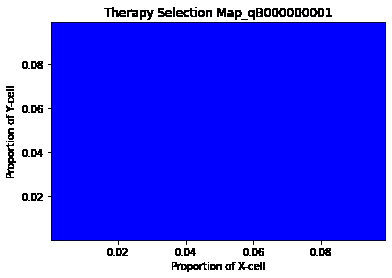
%> input picture 6_ParaTherapy/FigCalcu/qB000000001.png, 392 x 278 px
$ octave qB000000001.m   (GNU Octave 9; MATLAB toolbox functions it lacks are replaced by stand-ins)
%> lines starting %> are read from the running program, lines starting %| are printed output that depends on the picture
clear,clc
a=imread(['qB000000001.png']); % input fig
%> a is the input picture: size 278x392x3 uint8; mean R, G, B 76.7, 76.7, 246.3
a=double(a);
%> a: size 278x392x3 double
R=a(:,:,1);
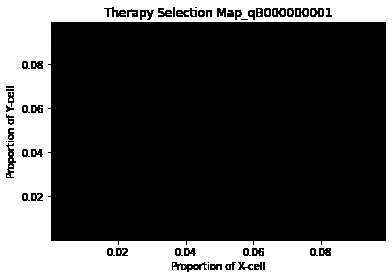
%> R: size 278x392 double; min 0, max 255, mean 76.7
G=a(:,:,2);
B=a(:,:,3);
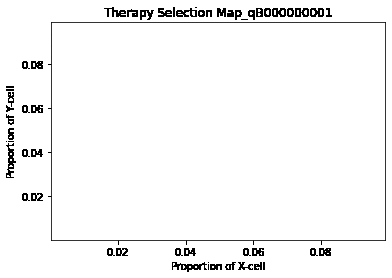
%> B: size 278x392 double; min 0, max 255, mean 246.3
sz = size(a);
%> sz = [278 392 3]
com=0;
erlo=0;
osi=0;
for i=1:sz(1)*sz(2)
    if R(i)==255 && G(i)==0 && B(i)==0
        com=com+1;
    elseif R(i)==255 && G(i)>=253 && B(i)==0
        erlo=erlo+1;
    elseif R(i)==0 && G(i)==0 && B(i)==255
        osi = osi+1
    end
end
%> after the loop, com = 0; erlo = 0; osi = 72261
Erlo = erlo/(com+erlo+osi)
%> Erlo = 0
Osi = osi/(com+erlo+osi)
%> Osi = 1
Com = com/(com+erlo+osi) % output result
%> Com = 0

$ run again, with 6_ParaTherapy/FigCalcu/qB00000008.png copied over 6_ParaTherapy/FigCalcu/qB000000001.png
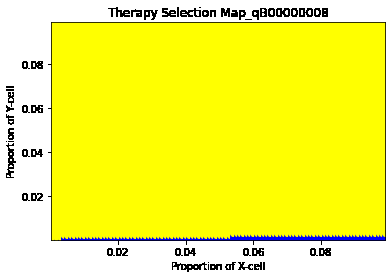
%> input picture 6_ParaTherapy/FigCalcu/qB00000008.png, 392 x 278 px
%> a is the input picture: size 278x392x3 uint8; mean R, G, B 244.2, 244.2, 79
%> a: size 278x392x3 double
%> `R=a(:,:,1);`:
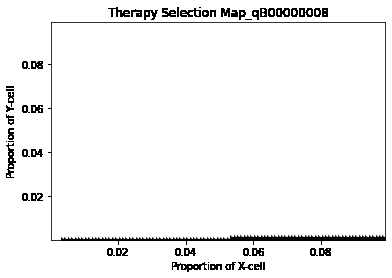
%> R: size 278x392 double; min 0, max 255, mean 244.2
%> `B=a(:,:,3);`:
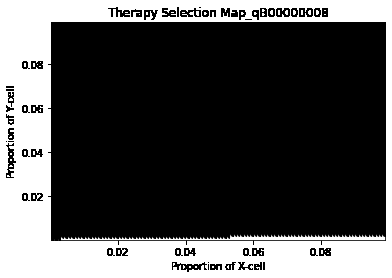
%> B: size 278x392 double; min 0, max 255, mean 79
%> after the loop `for i=1:sz(1)*sz(2)`: com = 0; erlo = 70965; osi = 631
%> Erlo = 0.991
%> Osi = 0.00881
%> Com = 0
